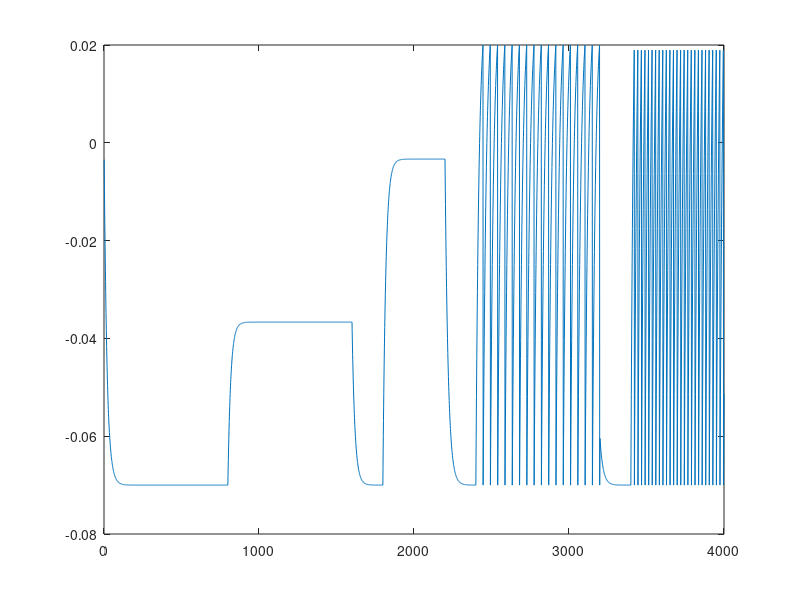

MATLAB code for this plot:
%% 1b

N = 1;
M = 4000;
T = 2;
I = zeros(N, M);
for i = 1:600
    I(1,i) = 0;
end

for i = 800:1600
    I(1,i) = 1*10^(-9);
end

for i = 1800:2200
    I(1,i) = 2*10^(-9);
end

for i = 2400:3200
    I(1,i) = 3*10^(-9);
end

for i = 3400:4000
    I(1,i) = 4*10^(-9);
end

g_L = 30*10^(-9);
C = 300*10^(-12);
E_L = - 70 * 10^(-3);
V_T = 20 * 10^(-3);

V0 = zeros(N,M);
V1 = zeros(N);
    for i = 1:M
        if i>1
            V0(:,i) = V0(:,i-1);
        end
        t0 = T*(i-1)/M;
        h = T/(10*M);
        tn = t0 + T/M;
        while t0 <= tn
            vec = (1/C)*(-g_L*(V0(:,i)-E_L)+I(:,i));
            k1=h*vec; 
            t1=t0+h;
            vec2 = (1/C)*(-g_L*(V0(:,i)+k1-E_L)+I(:,i));
            k2=h*vec2;
            V1 = V0(:,i)+(k1+k2)/2;           
            t0 = t1;
            V0(:,i)=V1; 
            %fprintf('\n %4.3f  %4.3f ',V0,I); %values of x and y
        end
        ind = (V0  >= V_T);
        V0(ind) = E_L;
    end

plot(V0)